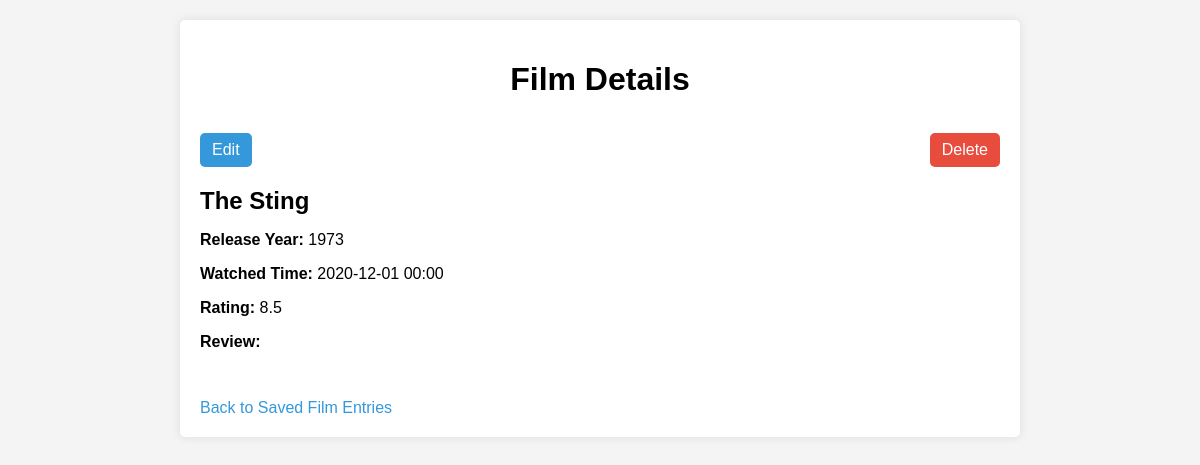
Page /film/57 on the committed database.
### tables this page shows
CREATE TABLE films (
        id INTEGER PRIMARY KEY AUTOINCREMENT,
        film_name TEXT NOT NULL,
        release_year INTEGER,
        watched_time TEXT,
        rating REAL,
        review TEXT
    );

### app.py (the view)
@app.route('/film/<int:film_id>')
def film_details(film_id):
    db = get_db()
    cursor = db.cursor()
    cursor.execute("SELECT * FROM films WHERE id=?", (film_id,))
    film = cursor.fetchone()
    cursor.close()
    return render_template('film_details.html', film=film)

### app.py (called while the page is built)
def get_db():
    db = getattr(g, '_database', None)
    if db is None:
        db = g._database = sqlite3.connect(DATABASE)
    return db

@app.teardown_appcontext
def close_connection(exception):
    db = getattr(g, '_database', None)
    if db is not None:
        db.close()

@app.before_request
def initialize_database():
    db = get_db()
    cursor = db.cursor()
    cursor.execute('''
        CREATE TABLE IF NOT EXISTS films (
            id INTEGER PRIMARY KEY AUTOINCREMENT,
            film_name TEXT NOT NULL,
            release_year INTEGER,
            watched_time TEXT,
            rating REAL,
            review TEXT
        )
    ''')
    db.commit()
    cursor.close()

### templates/film_details.html (shortened to what this page needs)
<!DOCTYPE html>
<html>
<head>
    <link rel="stylesheet" href="{{ url_for('static', filename='film_details.css') }}">
</head>
<body>
    <div class="container">
        <h1>Film Details</h1>
        <div class="actions">
            <a href="{{ url_for('edit', film_id=film[0]) }}" class="edit-btn">Edit</a>
            <a href="#" onclick="confirmDelete('{{ url_for('delete', film_id=film[0]) }}')" class="delete-btn">Delete</a>
        </div>
        <div class="film-details">
            <h2>{{ film[1] }}</h2>
            <p><strong>Release Year:</strong> {{ film[2] }}</p>
            <p><strong>Watched Time:</strong> {{ film[3] }}</p>
            <p><strong>Rating:</strong> {{ film[4] }}</p>
            <p><strong>Review:</strong> {{ film[5] }}</p>
        </div>
        <br>
        <a href="{{ url_for('saved_list') }}">Back to Saved Film Entries</a>
    </div>
</body>
</html>

### styles/film_details.css (style rules this page uses)
body { font-family: Arial, sans-serif; background-color: #f4f4f4; margin: 0; padding: 0; }
.container { max-width: 800px; margin: 20px auto; background-color: #fff; padding: 20px; border-radius: 5px; box-shadow: 0 0 10px rgba(0, 0, 0, 0.1); overflow: hidden; }
h1 { text-align: center; margin-bottom: 20px; }
.film-details h2 { margin-bottom: 10px; }
.film-details p { margin-bottom: 15px; overflow-wrap: break-word; }
a { text-decoration: none; color: #3498db; display: block; margin-top: 15px; }
.actions { display: flex; justify-content: space-between; margin-bottom: 15px; }
.delete-btn, .edit-btn { padding: 8px 12px; text-decoration: none; border-radius: 5px; }
.edit-btn { background-color: #3498db; color: #fff; }
.delete-btn { background-color: #e74c3c; color: #fff; }

### rows in the picture
films: film_name "The Sting", release_year "1973", watched_time "2020-12-01 00:00", rating "8.5"
